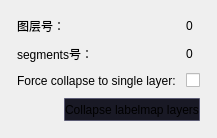
    <widget class="ctkCollapsibleButton" name="CollapsibleButton_BinaryLabelmapLayers" native="true">
     <property name="maximumSize">
      <size>
       <width>620</width>
       <height>16777215</height>
      </size>
     </property>
     <property name="styleSheet">
      <string notr="true"/>
     </property>
     <property name="text" stdset="0">
      <string>二进制标签地图图层</string>
     </property>
     <property name="collapsed" stdset="0">
      <bool>true</bool>
     </property>
     <layout class="QGridLayout" name="gridLayout_8">
      <property name="leftMargin">
       <number>9</number>
      </property>
      <property name="topMargin">
       <number>9</number>
      </property>
      <property name="rightMargin">
       <number>9</number>
      </property>
      <property name="bottomMargin">
       <number>9</number>
      </property>
      <property name="spacing">
       <number>0</number>
      </property>
      <item row="0" column="0">
       <widget class="QWidget" name="widget_2" native="true">
        <layout class="QGridLayout" name="gridLayout_5">
         <property name="leftMargin">
          <number>8</number>
         </property>
         <property name="topMargin">
          <number>8</number>
         </property>
         <property name="rightMargin">
          <number>8</number>
         </property>
         <property name="bottomMargin">
          <number>8</number>
         </property>
         <property name="spacing">
          <number>10</number>
         </property>
         <item row="0" column="0">
          <widget class="QLabel" name="label_LayerCountText">
           <property name="text">
            <string>图层号：</string>
           </property>
          </widget>
         </item>
         <item row="0" column="1">
          <widget class="QLabel" name="label_LayerCountValue">
           <property name="text">
            <string>0</string>
           </property>
          </widget>
         </item>
         <item row="1" column="0">
          <widget class="QLabel" name="label_SegmentCountText">
           <property name="text">
            <string>segments号：</string>
           </property>
          </widget>
         </item>
         <item row="1" column="1">
          <widget class="QLabel" name="label_SegmentCountValue">
           <property name="text">
            <string>0</string>
           </property>
           <property name="alignment">
            <set>Qt::AlignLeading|Qt::AlignLeft|Qt::AlignVCenter</set>
           </property>
          </widget>
         </item>
         <item row="2" column="0">
          <widget class="QLabel" name="label_OverwriteSegmentsText">
           <property name="toolTip">
            <string/>
           </property>
           <property name="text">
            <string>Force collapse to single layer:</string>
           </property>
          </widget>
         </item>
         <item row="2" column="1">
          <widget class="QCheckBox" name="checkBox_OverwriteSegments">
           <property name="sizePolicy">
            <sizepolicy hsizetype="Expanding" vsizetype="Fixed">
             <horstretch>0</horstretch>
             <verstretch>0</verstretch>
            </sizepolicy>
           </property>
           <property name="text">
            <string/>
           </property>
          </widget>
         </item>
         <item row="3" column="0" colspan="2">
          <layout class="QHBoxLayout" name="horizontalLayout_9">
           <item>
            <spacer name="horizontalSpacer_5">
             <property name="orientation">
              <enum>Qt::Horizontal</enum>
             </property>
             <property name="sizeHint" stdset="0">
              <size>
               <width>40</width>
               <height>20</height>
              </size>
             </property>
            </spacer>
           </item>
           <item>
            <widget class="QPushButton" name="pushButton_CollapseLayers">
             <property name="sizePolicy">
              <sizepolicy hsizetype="Preferred" vsizetype="Fixed">
               <horstretch>0</horstretch>
               <verstretch>0</verstretch>
              </sizepolicy>
             </property>
             <property name="maximumSize">
              <size>
               <width>610</width>
               <height>16777215</height>
              </size>
             </property>
             <property name="toolTip">
              <string/>
             </property>
             <property name="styleSheet">
              <string notr="true">QPushButton{
	height: 21;
	background: #191925;
	border: 1px solid #5c5c74;
	border-radius: 1px;
}

QPushButton:hover {
	background-color: #5C5C74;
}</string>
             </property>
             <property name="text">
              <string>Collapse labelmap layers</string>
             </property>
            </widget>
           </item>
          </layout>
         </item>
        </layout>
       </widget>
      </item>
     </layout>
    </widget>
